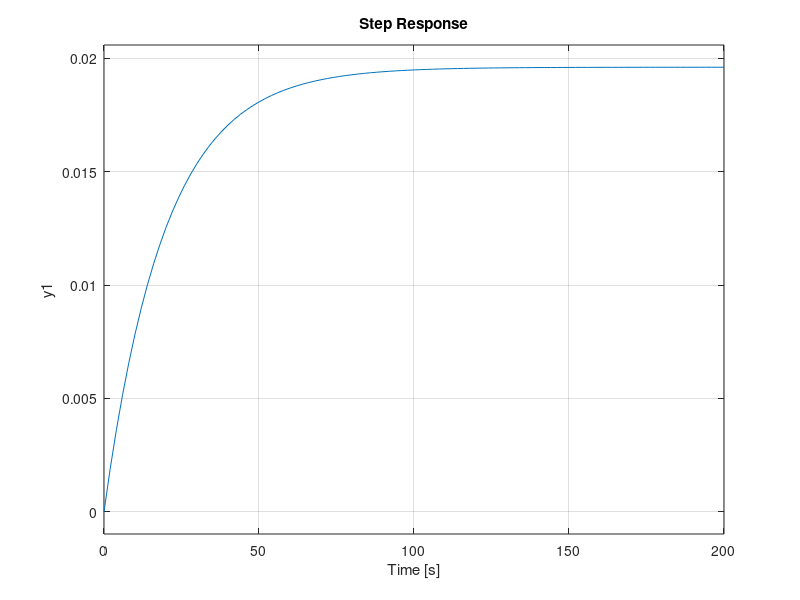

Recreate this plot in MATLAB.
% -------------------------------------------------------------------------
% cruise_control_lq.m
% LQR control of a cruise control system
% Xiaotian Dai, 2017
% Credit: Model from 'Control Tutorial - Cruise Control: System Modeling' 
% (accessed at: http://ctms.engin.umich.edu/CTMS/index.php?example=CruiseControl&section=SystemModeling)
% -------------------------------------------------------------------------

close all;

%% System Modelling 

m = 1000;
b = 50;
u = 500;

% transfer function
s = tf('s');
cruise_tf = 1/(m*s+b);

% state-space model
A = -b/m;
B = 1/m;
C = 1;
D = 0;

% stability
% all of the poles are in the left-half plane,
poles = eig(A);

% controllability matrix
% For the system to be completely state controllable, the controllability
% matrix must have rank n. 
co = ctrb(A,B);
Controllability = rank(co);

% observability
% to be finished...

cruise_ss = ss(A,B,C,D);


%% LQR Controller Design
% LQR cost function: xQx + uRu + 2xNu
Q = 10;
R = 0.1;
N = 0;

[K,S,e] = lqr(A, B, Q, R, N);

% control loop
cruise_cl = ss(A - B*K, B, C, D);

% generate step response
x0 = [0];

subplot(2, 1, 1)
step(cruise_ss)

subplot(2, 1, 2)
step(cruise_cl)
